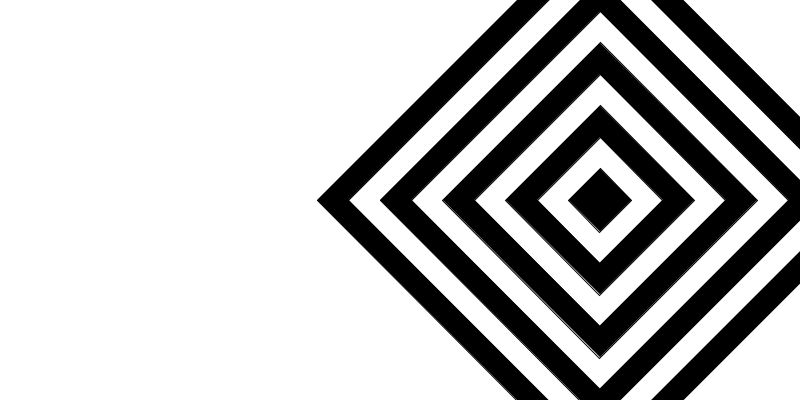
Frame 1 (no input)
Frame 60 (the mouse pressed at the canvas centre just before this capture): identical to frame 1, image omitted
Frame 120 (the mouse held since frame 60 and released just before this capture): identical to frame 1, image omitted

The Processing sketch that drew this single still picture (run headless with seeded random() and noise(); from frame 60 on, the mouse is pressed at the canvas centre):

// Processing sketch: sketch_230613b_rotate_antes_del_for
// ── sketch_230613b_rotate_antes_del_for.pde
void setup(){
  size(800,400);
}
void draw(){
 background(255);
 translate(600,200);
 rotate( radians(45) ); //TWO_PI = 360º
 for ( int i=0 ; i<10 ; i++){
   rectMode(CENTER);
   float tam = map(i,0,9,400,0);
   fill( i%2*255);  //0 1 0 1 0 1 0 1 0 1
   rect( 0,0,tam, tam);
 }
}
